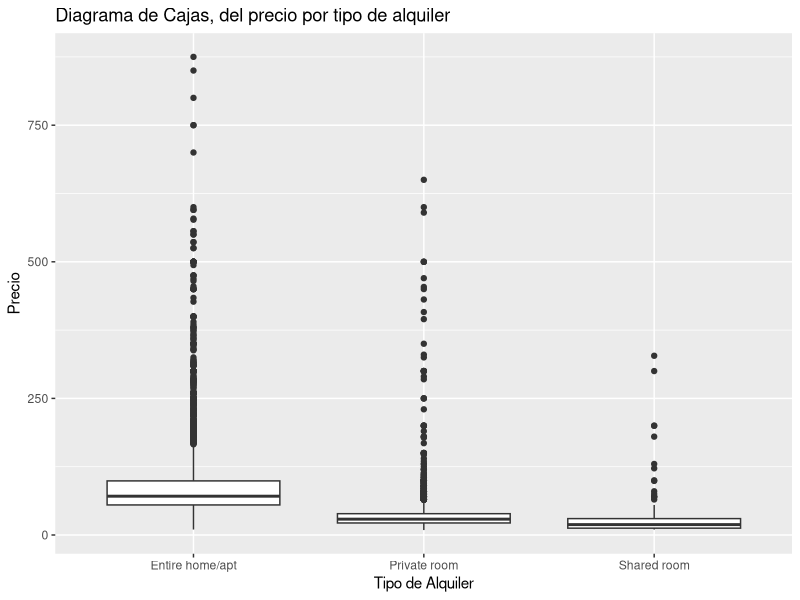
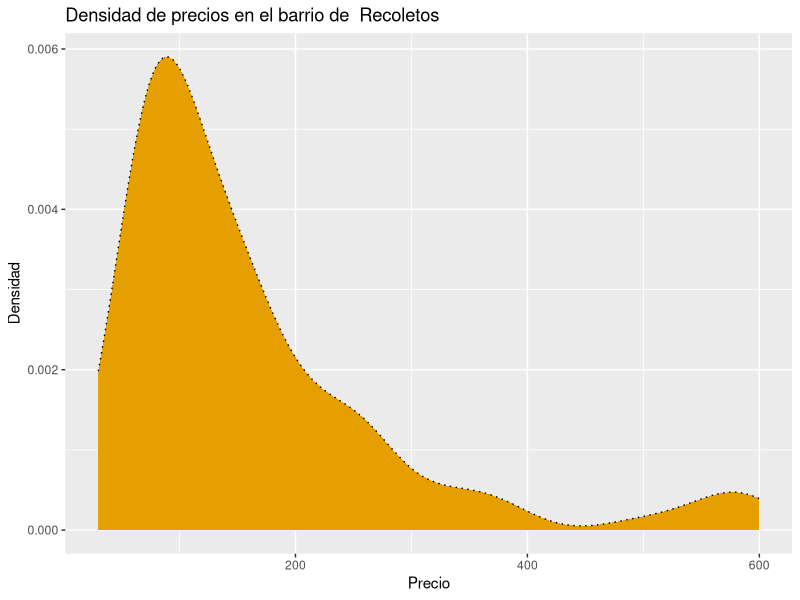
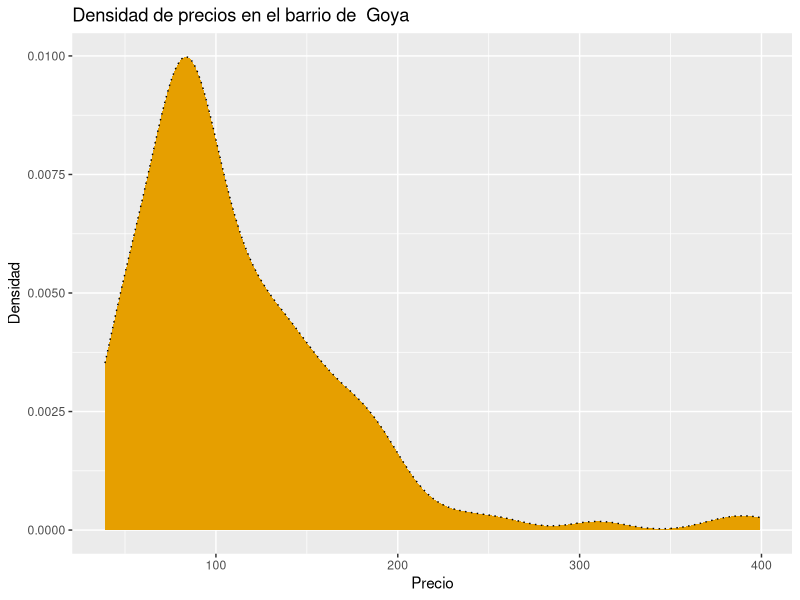
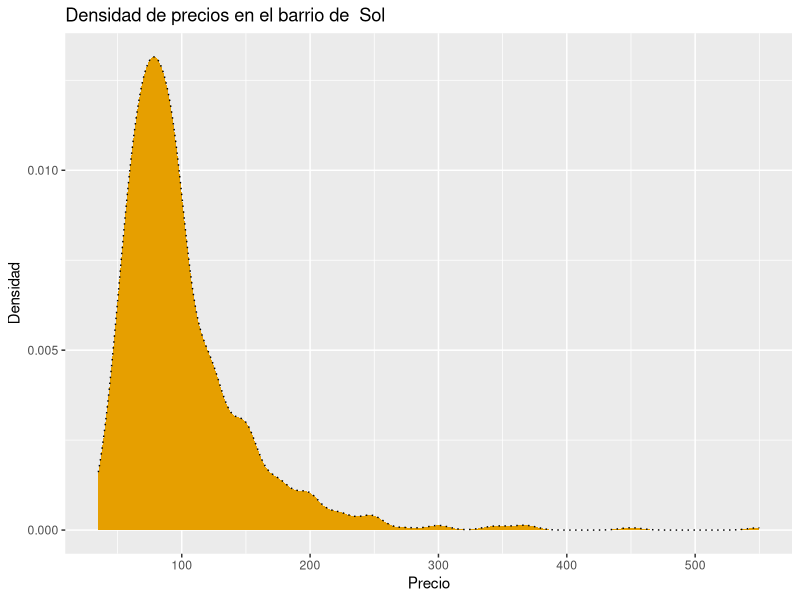
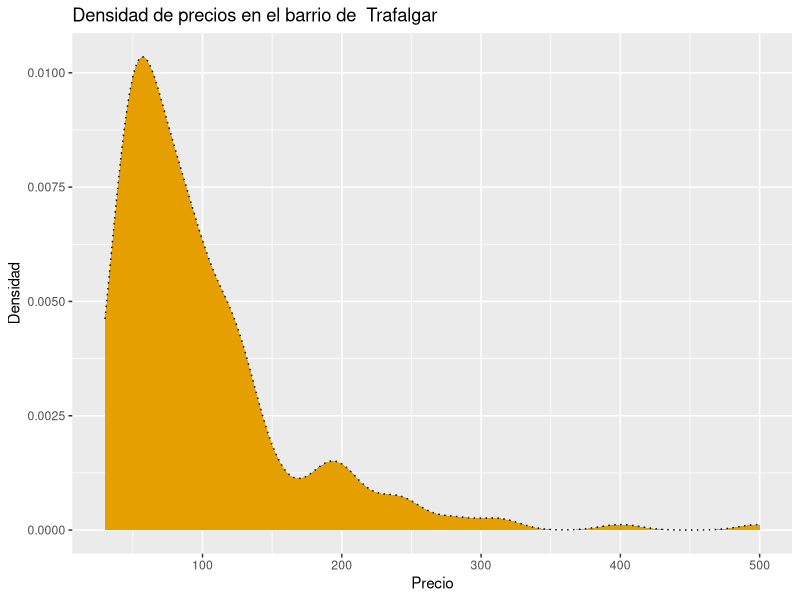
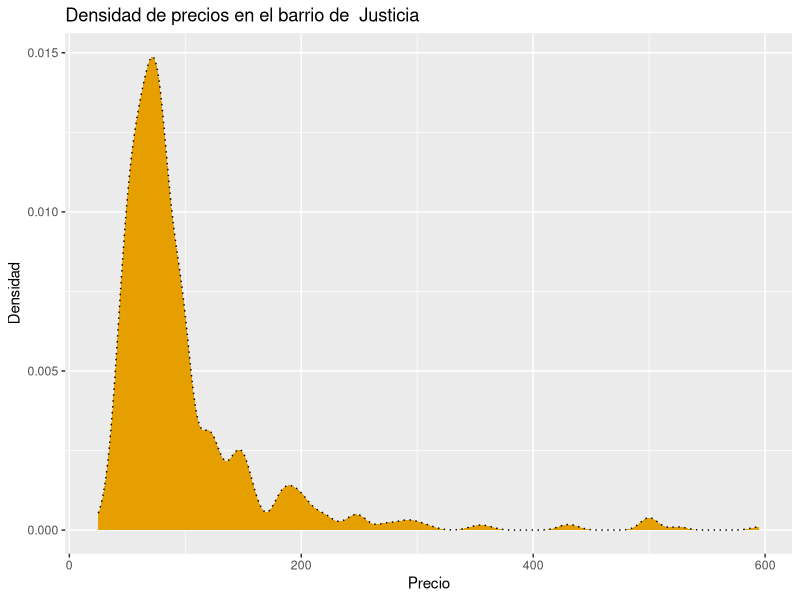
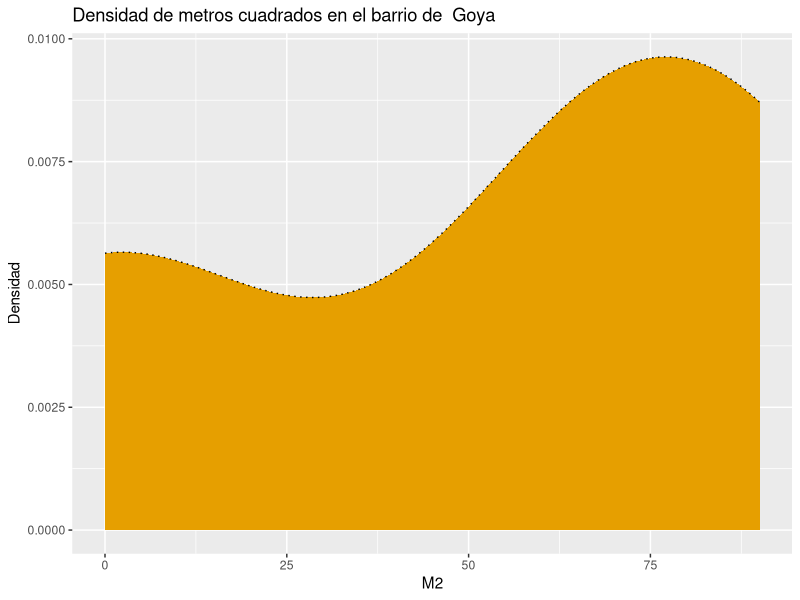
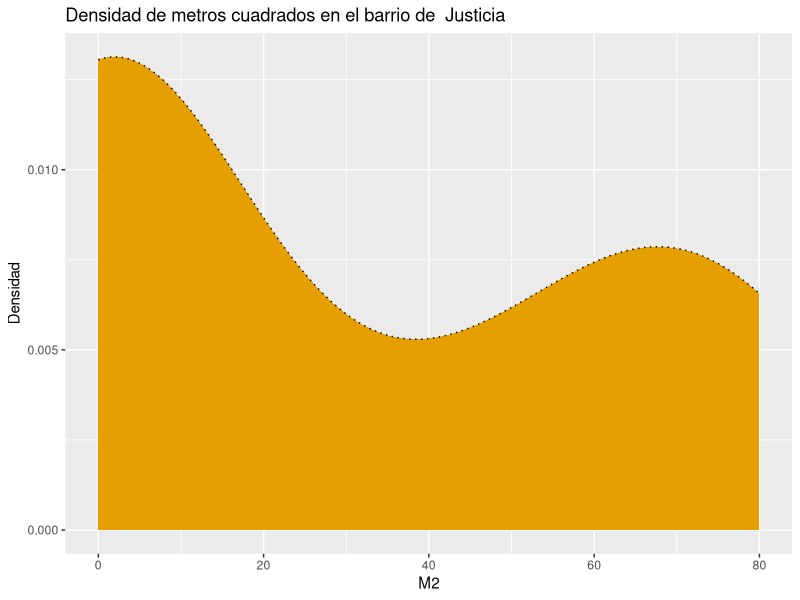

Reproduce these figures in R, in order.
## ---- chunk 1
#Aqui vamos a añadir todas las librerías que vamos a utilizar en los diferentes ejercicios
library(ggplot2) #Cargamos la libreria ggplot para los graficos por coordenadas
library (car) #Cargamos la libreria car para ANOVA
## ---- chunk 2
airbnb<-read.csv('data//airbnb.csv',sep = ',', stringsAsFactors = T)

#hacemos una copia del dataframe airbnb para hacer la limpieza
airbnbCopia <- airbnb
## ---- chunk 3
head(airbnbCopia, 6)
## ---- chunk 4
newnames<-c("CodigoPostal","Barrio","TipoPropiedad","TipoAlquiler","MaxOcupantes","NumBanyos",
"NumDormitorios","NumCamas","TipoCama","Comodidades","PiesCuadrados","Precio","Puntuacion")
## ---- chunk 5
#asignamos los nuevos valores de newnames utilizando colnames (dataframe) para renombrar columnas en este caso
colnames(airbnbCopia) <- newnames

# mostramos el resultado
print (airbnbCopia)
## ---- chunk 6
#muestro antes como es la columna pies cuadrados,solo los 5 primeros resultados por no llenar la pantalla
print (head(airbnbCopia$PiesCuadrados,5))

# ahora la transformamos al sistema internacional, a metros cuadrados
airbnbCopia$MetrosCuadrados <- airbnbCopia$PiesCuadrados * 0.092903

#mostramos el resutltado, solo los 5 primeros resultados por no llenar la pantalla
print (head(airbnbCopia$MetrosCuadrados,5))
print (paste("Para asegurarnos el resultado que vemos por pantalla en este momento es 539 pies por 0.092903 = ", (538*0.092903), " metros cuadrados"))
## ---- chunk 7
#muestro el antes de los CP
print ("Los codigos postales antes de limppiarlos ")
print(airbnbCopia$CodigoPostal)

airbnbCopia$CodigoPostal[airbnbCopia$CodigoPostal %in% c('28', '', '-')] <- NA
#muestro el después de los CP
print ("Los codigos postales después de la primera limpieza ")
print(airbnbCopia$CodigoPostal)
## ---- chunk 8
airbnbCopia[!grepl("^28",as.character(airbnbCopia$CodigoPostal)), "CodigoPostal"] <- NA
print ("Los codigos postales después de la segunda limpieza ")
print(airbnbCopia$CodigoPostal)
## ---- chunk 9
airbnbCopia[which(airbnbCopia$CodigoPostal=="2804"),"CodigoPostal"] <- 28004
airbnbCopia[which(airbnbCopia$CodigoPostal=="2805"),"CodigoPostal"] <- 28005
airbnbCopia[which(airbnbCopia$CodigoPostal=="2815"),"CodigoPostal"] <- 28015
airbnbCopia[which(airbnbCopia$CodigoPostal=="28002\n28002"),"CodigoPostal"] <- 28002
airbnbCopia[which(airbnbCopia$CodigoPostal=="28051\n28051"),"CodigoPostal"] <- 28051
airbnbCopia[which(airbnbCopia$CodigoPostal=="Madrid 28004"),"CodigoPostal"] <- 28004
airbnbCopia[which(airbnbCopia$CodigoPostal=="280013"),"CodigoPostal"] <- 28013

print ("Los codigos postales después de la tercera limpieza ")
print(airbnbCopia$CodigoPostal)

## ---- chunk 10
# Una vez los datos limpios utilizamos y persistimos los datos en el dataframe orifinal
airbnb <- airbnbCopia

# Dejamos limpios los niveles para dejar persistencia correcta de los datos
airbnb$CodigoPostal <- droplevels(airbnb$CodigoPostal)

#Sacamos el resultado limpio
CodigosPostalesResultantes <- unique(na.omit(airbnb$CodigoPostal))
print ("Los códigos postales resultantes después de toda la limpieza de datos, y de forma única(sin repetidos), son ")
print (CodigosPostalesResultantes)

## ---- chunk 11
Nveces <- table(airbnb$CodigoPostal)
NvecesMas <- sort(Nveces,decreasing = TRUE)
MasEntradas <- head(NvecesMas,5)
print("Los 5 codigos postales con mas entradas: ")
print (MasEntradas)

Nveces <- table(airbnb$CodigoPostal)
NvecesMenos <- sort(Nveces,decreasing = TRUE)
#ahora utilizamos el método tail()  para sacar el listado de los bottom 5
MenosEntradas <- tail(NvecesMenos,5)
print("Los 5 codigos postales con menos entradas: ")
print (MenosEntradas)
## ---- chunk 12
barrios_cp_2018 <- airbnb[which(airbnb$CodigoPostal=="28012"),]
print (unique(barrios_cp_2018$Barrio))
## ---- chunk 13
#pasamos a string para las comparaciones funcionen mejor por el cambio que he tenido que hacer al principio, sino no podemos comparar diferentes tipos de valor
airbnb$CodigoPostal <- as.character(airbnb$CodigoPostal)
airbnb$Barrio <- as.character(airbnb$Barrio)
airbnb_28012 <- airbnb[airbnb$CodigoPostal == "28012", ]

#obtenemos la frecuencia de entradas por barrio en el código postal 28012
Nveces_2018 <- table(airbnb_28012$Barrio)
print("Entradas por barrio para código postal 28012")
print(Nveces_2018)

## ---- chunk 14
todos_los_barrios <- airbnb$Barrio
barrios_unicos <- unique (todos_los_barrios)
print ("Los barrios del dataframe son ")
print (barrios_unicos)
cuantos_barrios_son <- length (todos_los_barrios)
print (paste ("Y en total son ", cuantos_barrios_son, " barrios"))
## ---- chunk 15
Nveces <- table(todos_los_barrios)
NvecesMas <- sort(Nveces,decreasing = TRUE)
MasEntradas <- head(NvecesMas,5)
print("Los 5 barrios con mas entradas: ")
print (MasEntradas)
## ---- chunk 16
# Volvemos a realizr un filtrado de unicos, en este caso para tipos de alquiler
tipos_alquiler <- unique (airbnb$TipoAlquiler)
print ("Los tipos de alquiler son ")
print (tipos_alquiler)

#contamos de nuevo con length
cuantos_tipos_alquiler <- length (tipos_alquiler)
print (paste("Hay ", cuantos_tipos_alquiler, " tipos de alquiler diferentes"))

#ahora mostramos las entradas por cada tipo de alquiler, para ello volvemos a utilizar table () para mostrar la frecuencia, pero en este caso no usaremos el ya filtrado con unique porque sino no salen todos, saldria solo 1 de cada
entradas_tipos_alquiler <- table(airbnb$TipoAlquiler)
print ("Las entradas por cada tipo de alquiler ")
print (entradas_tipos_alquiler)

## ---- chunk 17
#Vamos a eliminar valores no finitos para que no salgan warnings a la hora de pintar la grafica
airbnb_limpio <- airbnb[complete.cases(airbnb$Precio), ]
ggplot(airbnb_limpio, aes(x = TipoAlquiler, y = Precio)) + geom_boxplot() + labs(title = "Diagrama de Cajas, del precio por tipo de alquiler", x = "Tipo de Alquiler", y = "Precio")
## ---- chunk 18
# Calculamos las medias excluyendo los NA que hacen que salgan mal las medias

#En el caso de la media_tipo_entire, vamos a acotarlo a 5000 muestras, porque sino da el error:
#Error in shapiro.test(media_tipo_entire) : 
 # sample size must be between 3 and 5000

#Primero lo acoto
precios_entire <- na.omit(airbnb$Precio[which(airbnb$TipoAlquiler == "Entire home/apt")])[1:5000]
#luego saco la media
media_tipo_entire <- mean(precios_entire)
print (paste("El precio medio del tipo de alquiler Entire home/apt es ",media_tipo_entire))

precios_shared <- na.omit(airbnb$Precio[which(airbnb$TipoAlquiler == "Shared room")])
media_tipo_shared <- mean(precios_shared)
print (paste("El precio medio del tipo de alquiler Shared room es ",media_tipo_shared))

#Mismo caso que Entire home/apt, para Private room puesto que pasa de las 5000 muestras
precios_private <- na.omit(airbnb$Precio[which(airbnb$TipoAlquiler == "Private room")])[1:5000]
media_tipo_private <- mean(precios_private)
print (paste("El precio medio del tipo de alquiler Private room es ",media_tipo_private))
## ---- chunk 19
#ahora utilizaremos el test Shapiro-Wilk puesto que es muy utili para un numero de comparaciones de mas de 2 y que no sean muchas, es decir, para muestras pequeñas. Una vez calculadas las medias, vamos a sacar el test Shpiro Wilk
#IMPORTANTE: el test Shapiro se tiene que hacer con un vector numerico y no una media
shapiro_entire <- shapiro.test(precios_entire)
shapiro_shared <- shapiro.test(precios_shared)
shapiro_private <- shapiro.test(precios_private)

#Sacamos por pantalla el valor p del test, que segun definición: "Si el valor p es menor que 0,05, rechazamos la hipótesis nula de que no hay diferencia entre las medias y concluimos que sí existe una diferencia significativa"

print("Resultados del test Shapiro")

if(shapiro_entire$p.value < 0.05){
  print("La prueba de normalidad indica que no siguen una distribucion normal")
}else{
  print("La prueba de normalidad indica que podría seguir una distribucion normal")
}
print(paste("Valor p del test shapiro para Entire home/apt", shapiro_entire$p.value))

if(shapiro_shared$p.value < 0.05){
  print("La prueba de normalidad indica que no siguen una distribucion normal")
}else{
  print("La prueba de normalidad indica que podría seguir una distribucion normal")
}
print(paste("Valor p del test shapiro para Shared room", shapiro_shared$p.value))

if(shapiro_private$p.value < 0.05){
  print("La prueba de normalidad indica que no siguen una distribucion normal")
}else{
  print("La prueba de normalidad indica que podría seguir una distribucion normal")
}
print(paste("Valor p del test shapiro para Private room", shapiro_private$p.value))

#ahora aplicamos ANOVA, que nos permite clasificar para ver en este caso cual es el que mejor parece respecto al precio y tipo
anova_precio_tipo <- aov(Precio ~ TipoAlquiler, data = na.omit(airbnb))

print("Prueba ANOVA:")
print(summary(anova_precio_tipo))

## ---- chunk 20
#asignamos a un nuevo dataframe como pide el profesor, cuando el tipo de alquiler sea Entire home/apt
airbnb_entire <- airbnb[airbnb$TipoAlquiler == "Entire home/apt",]
#sacamos una muestra
print (head (airbnb_entire,5))
## ---- chunk 21
#utilizando el dataframe creado para los siguientes ejercicios, sacamos el top 5 de barrios con mayor numero de este tipo de apartamento
barrios_de_Entire_home <- sort (table(airbnb_entire$Barrio), decreasing = TRUE)
barrios_top5_con_mas_Entire_home <- head (barrios_de_Entire_home,5)
print("Los 5 barrios con más tipo de alquiler Entire home/apt son ")
print (barrios_top5_con_mas_Entire_home)

## ---- chunk 22
#primero calculamos el precio medio
precio_medio_por_barrio <- aggregate(Precio ~ Barrio, airbnb_entire, mean, na.rm = TRUE)

#ordenamos los precios medios, y utilizaremos en este caso order puesto que sort no me funciona en este caso
precio_medio_ordenado <- precio_medio_por_barrio[order(-precio_medio_por_barrio$Precio), ]

los_5_barrios_con_mayor_precio_medio <- head (precio_medio_ordenado,5 )

print("Los 5 barrios con mayor precio medio para apartamentos de tipo Entire home/apt son")
print(los_5_barrios_con_mayor_precio_medio)
## ---- chunk 23
#sacamos el nº de entradas por barrio, pero del DF del punto anterior airbnb_entire
entradas_por_barrio <- table(airbnb_entire$Barrio)

#Nuevo dataframe con las columnas "Barrio" y "Freq" que indica el ejercicio
df_barrio_freq <- data.frame(Barrio = names(entradas_por_barrio), Freq = as.numeric(entradas_por_barrio))

#hacemos merge de los dataframes por la columna comun Barrio
df_mergeado <- merge(precio_medio_ordenado, df_barrio_freq, by = "Barrio")

print("DataFrame con nombre del barrio,el precio y el número de entradas por barrio")
print(df_mergeado)
## ---- chunk 24
#con el df_mergeado del ejercicio anterior, escogemos y cargamos solo las de más de 100 entradas
barrios_mas_100entradas <- df_mergeado[df_mergeado$Freq > 100, ]

#ahora cogemos el top 5 de precios de esos barrios con más de 100 entradas
top5_precio_mas_100entradas <- head(barrios_mas_100entradas[order(-barrios_mas_100entradas$Precio), ], 5)

print("El top 5 de precios de los barrios con mas de 100 entradas son")
print(top5_precio_mas_100entradas)
## ---- chunk 25

#cargamos todoos los datos del top5 del punto anterior, puesto que no tienen todas las columnas, utilizando el DF de los de tipo Entire home/apt
datos_top_5 <- airbnb_entire[airbnb_entire$Barrio %in% top5_precio_mas_100entradas$Barrio, ]

#Vamos a eliminar valores no finitos para que no salgan warnings a la hora de pintar la grafica
datos_barrio_precios <- datos_top_5[complete.cases(datos_top_5$Precio), ]

#Del top 5 lo recorremos uno a uno para ir imprimiendolo
for (barrio in top5_precio_mas_100entradas$Barrio) {
  # Ahoar cogemos los datos del barrio en curso que esta cogiendo el bucle
  datos_barrio_en_curso <- datos_barrio_precios[datos_barrio_precios$Barrio == barrio, ]
  
  #Generamos el gráfico de densidad para el barrio en curso
  grafico_barrio <- ggplot(datos_barrio_en_curso, aes(x = Precio)) + geom_density(fill = "#E69F00", color = "black", linetype="dotted") + labs(title = paste("Densidad de precios en el barrio de ", barrio),x = "Precio", y = "Densidad")
  
  print(grafico_barrio)
}
## ---- chunk 26
datos_top_5
tamanio_medio <- aggregate(MetrosCuadrados ~ Barrio, datos_top_5, mean, na.rm = TRUE)
df_mergeado_tamanio_medio <- merge(df_mergeado, tamanio_medio, by = "Barrio")

print("DataFrame con nombre del barrio, precio, número de entradas y tamaño medio:")
print(df_mergeado_tamanio_medio)

## ---- chunk 27

#Vamos a eliminar valores no finitos para que no salgan warnings a la hora de pintar la grafica
datos_barrio_metros <- datos_top_5[complete.cases(datos_top_5$MetrosCuadrados), ]

#Del top 5 lo recorremos uno a uno para ir imprimiendolo
for (barrio_metros in df_mergeado_tamanio_medio$Barrio) {
  # Ahoar cogemos los datos del barrio en curso que esta cogiendo el bucle
  datos_barrio_en_curso_metros <- datos_barrio_metros[datos_barrio_metros$Barrio == barrio_metros, ]
  
  #Generamos el gráfico de densidad para el barrio en curso
  grafico_barrio_metros <- ggplot(datos_barrio_en_curso_metros, aes(x = MetrosCuadrados)) + geom_density(fill = "#E69F00", color = "black", linetype="dotted") + labs(title = paste("Densidad de metros cuadrados en el barrio de ", barrio_metros),x = "M2", y = "Densidad")
  
  print(grafico_barrio_metros)
}
## ---- chunk 28

#Sacamos los datos por cada barrio del top5
datos_por_barrio <- split(datos_top_5$MetrosCuadrados, datos_top_5$Barrio)

#ahora utilizaremos el test Shapiro-Wilk puesto que es muy utili para un numero de comparaciones de mas de 2 y que no sean muchas, es decir, para muestras pequeñas

#Sacamos por pantalla el valor p del test, que segun definición: "Si el valor p es menor que 0,05, rechazamos la hipótesis nula de que no hay diferencia  y concluimos que sí existe una diferencia significativa"

print("Resultados del test Shapiro")

resultado_test_shapiro <- lapply(datos_por_barrio, shapiro.test)

print(paste("Valor p del test shapiro para Goya es" ,resultado_test_shapiro$Goya$p.value))
if(resultado_test_shapiro$Goya$p.value < 0.05){
  print("La prueba de normalidad indica que no siguen una distribucion normal")
}else{
  print("La prueba de normalidad indica que podría seguir una distribucion normal")
}

print(paste("Valor p del test shapiro para Justicia es" ,resultado_test_shapiro$Justicia$p.value))
if(resultado_test_shapiro$Justicia$p.value < 0.05){
  print("La prueba de normalidad indica que no siguen una distribucion normal")
}else{
  print("La prueba de normalidad indica que podría seguir una distribucion normal")
}

print(paste("Valor p del test shapiro para Recoletos es" ,resultado_test_shapiro$Recoletos$p.value))
if(resultado_test_shapiro$Recoletos$p.value < 0.05){
  print("La prueba de normalidad indica que no siguen una distribucion normal")
}else{
  print("La prueba de normalidad indica que podría seguir una distribucion normal")
}

print(paste("Valor p del test shapiro para Sol es" ,resultado_test_shapiro$Sol$p.value))
if(resultado_test_shapiro$Sol$p.value < 0.05){
  print("La prueba de normalidad indica que no siguen una distribucion normal")
}else{
  print("La prueba de normalidad indica que podría seguir una distribucion normal")
}

print(paste("Valor p del test shapiro para Trafalgar es" ,resultado_test_shapiro$Trafalgar$p.value))
if(resultado_test_shapiro$Trafalgar$p.value < 0.05){
  print("La prueba de normalidad indica que no siguen una distribucion normal")
}else{
  print("La prueba de normalidad indica que podría seguir una distribucion normal")
}

#ahora aplicamos ANOVA, que nos permite clasificar para ver en este caso cual es el que mejor parece respecto a los m2
resultado_anova <- aov(MetrosCuadrados ~ Barrio, data = datos_top_5)

print("Prueba de ANOVA:")
print(summary(resultado_anova))
## ---- chunk 29
#Aplicamos el filtro que indica el enunciado 
barrio_sol <- subset(airbnb_entire, Barrio == "Sol")

#Variables de correlación
variables_correlacion <- c("NumBanyos", "NumDormitorios", "MaxOcupantes", "MetrosCuadrados")

#correlacion finalentre el barrio y las variables
correlacion_final <- cor(barrio_sol[variables_correlacion])

print("Correlacin")
print(correlacion_final)

#ahora sacamos el modelo lineal tras sacar la correlacion de variables
modelo_lineal <- lm(Precio ~ NumBanyos + NumDormitorios + MaxOcupantes + MetrosCuadrados, data = barrio_sol)

#mostramos todos los datos del modelo lineal
print ("Modelo lineal")
summary(modelo_lineal)
## ---- chunk 30
#limpiamos los valores NA, y asi solo coger filas con valores no faltantes
barrio_sol_sin_na <- barrio_sol[complete.cases(barrio_sol$MetrosCuadrados), ]

#histograma de numero de dormitorios
hist(barrio_sol_sin_na$NumDormitorios, main = "Histograma de numero de dormitorios", xlab = "Numero de dormitorios", ylab = "Frecuencia", col = "skyblue", border = "black")
lines(density(barrio_sol_sin_na$NumDormitorios), col = "red", lwd = 2)

#histograma de metros cuadrados
hist(barrio_sol_sin_na$MetrosCuadrados, main = "Histograma de metros cuadrados", xlab = "M2", ylab = "Frecuencia", col = "skyblue", border = "black")
lines(density(barrio_sol_sin_na$MetrosCuadrados), col = "red", lwd = 2)
## ---- chunk 31
#haré uso del DF anterior "limpio" barrio_sol_sin_na para tener valores válidos
modelo_lineal_habitaciones <- lm(Precio ~ NumDormitorios, data = barrio_sol_sin_na)
modelo__lineal_m2 <- lm(Precio ~ MetrosCuadrados, data = barrio_sol_sin_na)

#Para empezar utilizaremos la prediccion, para luego calcular su MSE y MAE correspondiente a cada variable
prediccion_habitaciones <- predict(modelo_lineal_habitaciones, newdata = barrio_sol_sin_na)
prediccion_m2 <- predict(modelo__lineal_m2, newdata = barrio_sol_sin_na)

#Ahora calculamos los MSE (prediccion del modelo - valor real de la variable)^2 de cada variable
mse_habitaciones <- mean((prediccion_habitaciones - barrio_sol_sin_na$Precio)^2)
mse_metros_cuadrados <- mean((prediccion_m2 - barrio_sol_sin_na$Precio)^2)

#Ahora hacemos lo mismos pero con el MAE (prediccion del modelo - valor real de la variable)
mae_habitaciones <- mean(abs(prediccion_habitaciones - barrio_sol_sin_na$Precio))
mae_metros_cuadrados <- mean(abs(prediccion_m2 - barrio_sol_sin_na$Precio))

print("Métricas para el modelo con Numero de dormitorios:")
print(paste("MSE:", mse_habitaciones))
print(paste("MAE:", mae_habitaciones))

print("Métricas para el modelo con metros cuadrados:")
print(paste("MSE:", mse_metros_cuadrados))
print(paste("MAE:", mae_metros_cuadrados))

#ademas de visualmente en los print, podemos hacer una comparacion para ver cual es la más fiable y sacar conclusiones

print ("Comparamos para MSE")
if (mse_habitaciones < mse_metros_cuadrados){
  print ("mse para habitaciones nos da un valor más bajo, por lo que sería más fiable conocer el precio por esta variable")
}else{
  print ("mse para metros cuadrados nos da un valor más bajo, por lo que sería más fiable conocer el precio por esta variable")
}

print ("Ahora comparamos para MAE")
if (mae_habitaciones < mae_metros_cuadrados){
  print ("mae para habitaciones nos da un valor más bajo, por lo que sería más fiable conocer el precio por esta variable")
}else{
  print ("mae para metros cuadrados nos da un valor más bajo, por lo que sería más fiable conocer el precio por esta variable")
}


## ---- chunk 32
#generamos el modelo lineal de los m2
modelo_m2 <- lm(Precio ~ MetrosCuadrados, data = barrio_sol_sin_na)

#a partir del modelo lineal de m2 sacamos el coeficiente y el intervalo de confianza
coef_m2 <- coef(modelo_m2)
inter_conf_m2 <- confint (modelo_m2, level = 0.95)

#Calculamos el ncremento en el precio por cada m2 extra y el intervalo de confianza (95%)
incremento_por_m2 <- coef_m2["MetrosCuadrados"]
intervalo_incremento_m2 <- inter_conf_m2["MetrosCuadrados", ]


print(paste("Incremento del precio por cada m2 ", incremento_por_m2, "euros."))
print(paste("Su intervalo de confianza (95%) [", intervalo_incremento_m2[1], ",", intervalo_incremento_m2[2], "] euros."))
## ---- chunk 33
#generamos el modelo lineal del NumDormitorios
modelo_NumDormitorios <- lm(Precio ~ NumDormitorios, data = barrio_sol_sin_na)

#a partir del modelo lineal de NumDormitorios sacamos el coeficiente y el intervalo de confianza
coef_NumDormitorios <- coef(modelo_NumDormitorios)
inter_conf_NumDormitorios <- confint (modelo_NumDormitorios, level = 0.95)

#Calculamos el ncremento en el precio por cada NumDormitorios y el intervalo de confianza (95%)
incremento_por_NumDormitorios <- coef_NumDormitorios["NumDormitorios"]
intervalo_incremento_NumDormitorios <- inter_conf_NumDormitorios["NumDormitorios", ]


print(paste("Incremento del precio por numero de dormitorios ", incremento_por_NumDormitorios, "euros."))
print(paste("Su intervalo de confianza (95%) [", intervalo_incremento_NumDormitorios[1], ",", intervalo_incremento_NumDormitorios[2], "] euros."))
## ---- chunk 34
#sacamos el modelo de regresion
modelo_regre_logis <- glm(NumDormitorios == 3 ~ 1 + NumDormitorios, data = barrio_sol_sin_na, family = poisson)

#a partir del modelo de regresion samos la probabilidad y su intervalo de confianza
probabilidad_3_Dormitorios_en_sol <- predict(modelo_regre_logis, newdata = barrio_sol_sin_na)
interv_confi_3_dormitorios_en_sol <- confint(modelo_regre_logis, level = 0.95)

print(paste("La probabilidad de encontrar un apartamento de 3 dormitorios en Sol es de", probabilidad_3_Dormitorios_en_sol, "%"))
print("El intervalo de confianza (95%) para la probabilidad anterior es ")
print(interv_confi_3_dormitorios_en_sol)
